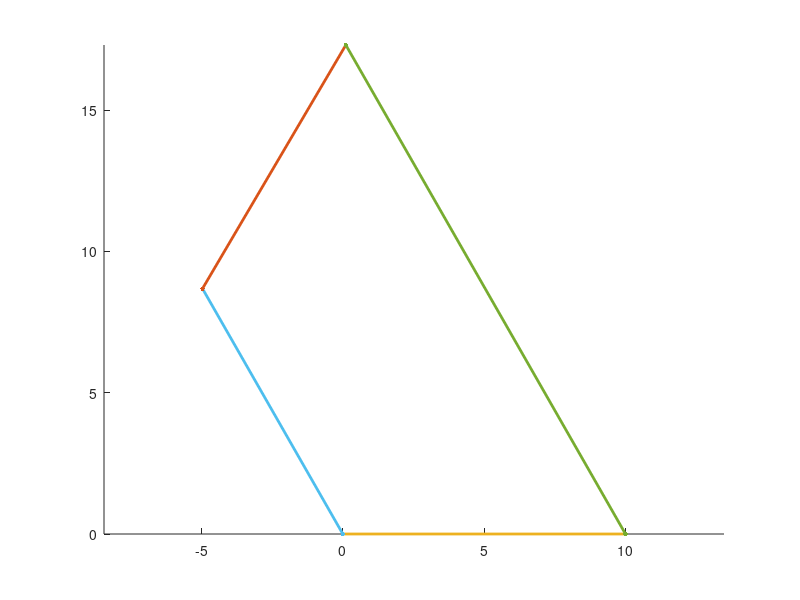

The MATLAB source for this figure:
function res = test3()
res = 0
figure; hold on; axis equal;
plot([0 0],[0 0], 'LineWidth', 2, 'Marker', '.', 'MarkerSize', 10)
plot([10 10],[0 0], 'LineWidth', 2, 'Marker', '.', 'MarkerSize', 10)
plot([0 10],[0 0], 'LineWidth', 2, 'Marker', '.', 'MarkerSize', 10)
plot([-6.46478e-06 -6.46478e-06],[-7.62939e-06 -7.62939e-06], 'LineWidth', 2, 'Marker', '.', 'MarkerSize', 10)
plot([-4.9645 -4.9645],[8.68065 8.68065], 'LineWidth', 2, 'Marker', '.', 'MarkerSize', 10)
plot([-6.46478e-06 -4.9645],[-7.62939e-06 8.68065], 'LineWidth', 2, 'Marker', '.', 'MarkerSize', 10)
plot([-4.96449 -4.96449],[8.68064 8.68064], 'LineWidth', 2, 'Marker', '.', 'MarkerSize', 10)
plot([0.10624 0.10624],[17.2997 17.2997], 'LineWidth', 2, 'Marker', '.', 'MarkerSize', 10)
plot([-4.96449 0.10624],[8.68064 17.2997], 'LineWidth', 2, 'Marker', '.', 'MarkerSize', 10)
plot([0.106231 0.106231],[17.2997 17.2997], 'LineWidth', 2, 'Marker', '.', 'MarkerSize', 10)
plot([9.99999 9.99999],[-7.62939e-06 -7.62939e-06], 'LineWidth', 2, 'Marker', '.', 'MarkerSize', 10)
plot([0.106231 9.99999],[17.2997 -7.62939e-06], 'LineWidth', 2, 'Marker', '.', 'MarkerSize', 10)
